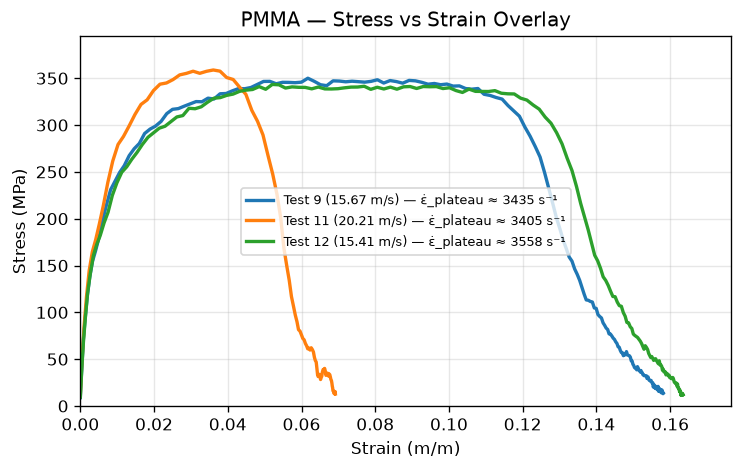
#> input picture images/pmma_overlay.png, 743 x 470 px, found by its file name
$ python generate_card5_composite.py
#> lines starting #> are read from the running program, lines starting #| are printed output that depends on the picture
import matplotlib.pyplot as plt
from PIL import Image
import numpy as np

# Load PMMA overlay and SEM/CT images
pmma_img = Image.open('images/pmma_overlay.png')
#> pmma_img is the input picture: PIL image 743x470 RGBA; mean R, G, B, A 244.1, 245.2, 243.8, 255
imaging_img = Image.open('images/Imaging.png')
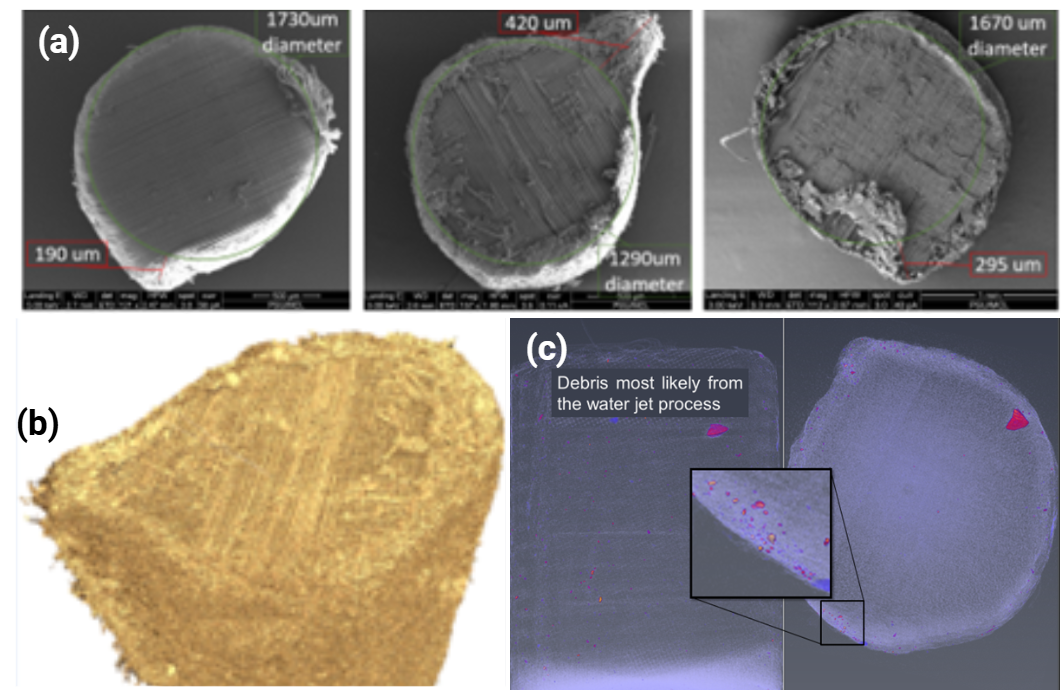
#> input picture images/Imaging.png, 1062 x 690 px, found by its file name
#> imaging_img is the input picture: PIL image 1062x690 RGBA; mean R, G, B, A 132.7, 126.7, 122.4, 255

# Crops from Imaging.png:
# sem2: fiber shear kinking (360, 12, 700, 275)
# ct: 3D micro-ct volumetric scan (5, 285, 528, 685)
sem2 = imaging_img.crop((360, 12, 700, 275))
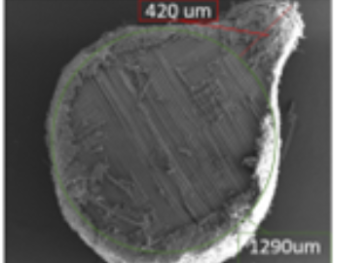
#> sem2: PIL image 340x263 RGBA; mean R, G, B, A 90.4, 90.3, 89.4, 255
ct = imaging_img.crop((5, 285, 528, 685))
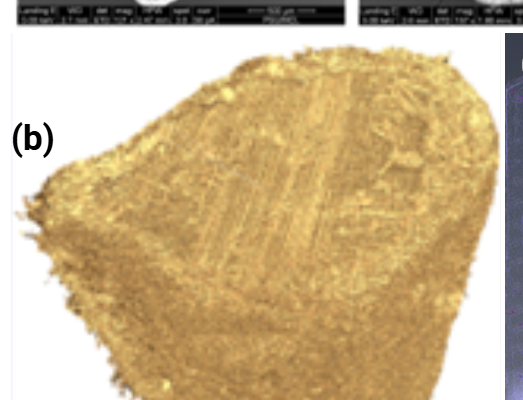
#> ct: PIL image 523x400 RGBA; mean R, G, B, A 202.1, 179.1, 139.9, 255

# Create a clean composite figure with larger height and clear typography
fig = plt.figure(figsize=(15.5, 4.8), dpi=300)
fig.patch.set_facecolor('white')

# Grid: Left = PMMA plot, Middle = SEM, Right = Micro-CT
gs = fig.add_gridspec(1, 3, width_ratios=[1.42, 0.96, 1.02], wspace=0.15,
                       left=0.015, right=0.985, top=0.88, bottom=0.04)

ax1 = fig.add_subplot(gs[0])
ax2 = fig.add_subplot(gs[1])
ax3 = fig.add_subplot(gs[2])

# Left: PMMA Rate-Dependent Response
ax1.imshow(pmma_img)
ax1.set_title('(a) Rate-Dependent Dynamic Stress vs. Strain', fontsize=11.5, fontweight='bold', color='#0B2545', pad=7)
ax1.axis('off')
for spine in ax1.spines.values():
    spine.set_visible(True)
    spine.set_color('#1F4E8C')
    spine.set_linewidth(1.2)

# Middle: SEM Shear Kinking
ax2.imshow(sem2)
ax2.set_title('(b) SEM: Fiber Shear Kinking', fontsize=11.5, fontweight='bold', color='#0B2545', pad=7)
ax2.axis('off')
for spine in ax2.spines.values():
    spine.set_visible(True)
    spine.set_color('#1F4E8C')
    spine.set_linewidth(1.2)

# Right: Micro-CT Volumetric Scan
ax3.imshow(ct)
ax3.set_title('(c) 3D Micro-CT Volumetric Damage', fontsize=11.5, fontweight='bold', color='#0B2545', pad=7)
ax3.axis('off')
for spine in ax3.spines.values():
    spine.set_visible(True)
    spine.set_color('#1F4E8C')
    spine.set_linewidth(1.2)

plt.savefig('images/rate_and_damage_composite.png', dpi=300, bbox_inches='tight', facecolor='white')
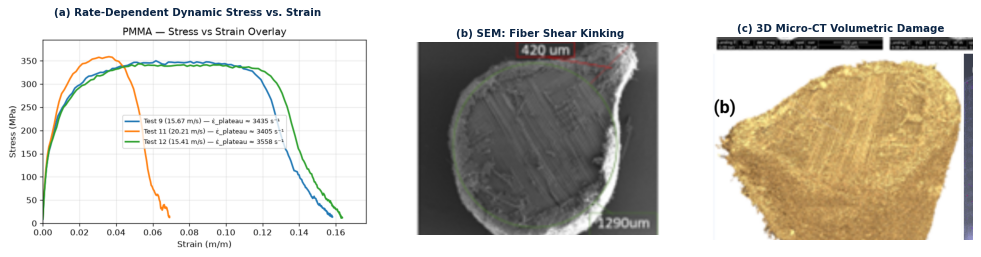
#> figure drawn by matplotlib, 3 panels
print('Successfully re-generated images/rate_and_damage_composite.png')
